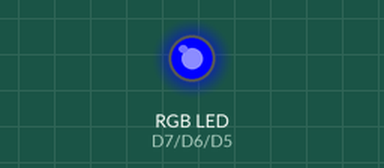
This sketch was run on a simulated ESP8266 (NodeMCU). Parts: an RGB LED mixed from three pins (HIGH = lit). WiFi joins after 1.5 s; servers stay silent unless stated; uploads are accepted with an empty reply; what the sketch prints to the serial monitor is not drawn.

Above: at 0.1 s.
At 1.6 s:
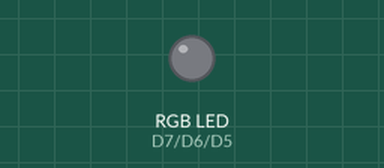
Timing chart, 0 to 3.4 s (numbered marks = the images above):
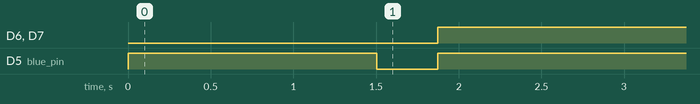

The sketch:

esp8266-SpaceAPI-full.ino
```cpp
// (licence header left out)
#include <ESP8266WiFi.h>
#include <WiFiClientSecure.h>
#include <ArduinoJson.h>
#include <ArduinoOTA.h>
#include <DNSServer.h>

//**** Change setting for WIFI ******
const char* ssid     = "Your Wifi Name";
const char* password = "Your Wifi Password";

//**** Change WEB setting space API ******
//for directory of space see https://spaceapi.fixme.ch/

const char* server = "hamburg.ccc.de";//your hackerspace adress
const char* resource = "/dooris/status.json";//and the path behind the adress
const int JSON_BUFFERSIZE = 817; //Size of buffer, make it big enoug to fit whole api/json file.
const int httpsPort = 443;

// Use web browser to view and copy
// SHA1 fingerprint of the certificate
const char* fingerprint = "";

//****** LED PINS ********
#define green_pin D6 // GPO pin 12 //D6
#define red_pin D7 //GPO pin 13 D7
#define blue_pin D5 //GP pin 14 D5

#ifdef true //change to false for catcode LEDS
  //anode LED mode
  #define ON  LOW
  #define OFF HIGH
#else
  //catcode LED mode
  #define ON  HIGH
  #define OFF LOW
#endif

//*** internal parameters dont change ***
int oldspacestate = -1;
int spacestate = 0;
unsigned int waittime;

const size_t MAX_CONTENT_SIZE = 512; // max size of the HTTP response
const unsigned long HTTP_TIMEOUT = 10000;  // max respone time from server

WiFiClientSecure client;

void setup() {
Serial.print("Hallo i bims 1 Ampel vong Lampen her!");
  Serial.begin(9600);
  Serial.println();
  Serial.print("connecting to ");
  Serial.println(ssid);

  pinMode(blue_pin, OUTPUT);
  pinMode(green_pin, OUTPUT);
  pinMode(red_pin, OUTPUT);

  setLED(OFF, OFF, ON);

  //pinMode(LED_BUILTIN, OUTPUT); //onboard led (NOT on ESP)   //Deaktiviert weil nervt!
  //digitalWrite(LED_BUILTIN, HIGH); //das was oben steht.

  //Setup Wifi
  WiFi.begin(ssid, password);
  while (WiFi.status() != WL_CONNECTED) {
    delay(500);
    Serial.print(".");
  }
  Serial.println("");
  Serial.println("WiFi connected");
  Serial.println("IP address: ");
  Serial.println(WiFi.localIP());

  digitalWrite(LED_BUILTIN, LOW);

  setLED(OFF, OFF, OFF);

  //OTA

  // Port defaults to 8266
  // ArduinoOTA.setPort(8266);

  // Hostname defaults to esp8266-[ChipID]
  ArduinoOTA.setHostname("Space State ESP");

  // No authentication by default
  //ArduinoOTA.setPassword((const char *)"wuff");

  ArduinoOTA.onStart([]() {
    Serial.println("Start");
  });
  ArduinoOTA.onEnd([]() {
    Serial.println("\nEnd");
  });
  ArduinoOTA.onProgress([](unsigned int progress, unsigned int total) {
    Serial.printf("Progress: %u%%\r", (progress / (total / 100)));
  });
  ArduinoOTA.onError([](ota_error_t error) {
    Serial.printf("Error[%u]: ", error);
    if (error == OTA_AUTH_ERROR) Serial.println("Auth Failed");
    else if (error == OTA_BEGIN_ERROR) Serial.println("Begin Failed");
    else if (error == OTA_CONNECT_ERROR) Serial.println("Connect Failed");
    else if (error == OTA_RECEIVE_ERROR) Serial.println("Receive Failed");
    else if (error == OTA_END_ERROR) Serial.println("End Failed");
  });
  ArduinoOTA.begin();
  Serial.println("Ready");
  Serial.print("IP address: ");
  Serial.println(WiFi.localIP());
}


void loop() {
ArduinoOTA.handle();
  digitalWrite(LED_BUILTIN, HIGH);

  Serial.println("============================");

  if (getStatus()) {
    setRGBfromStatus();
  } else {
    Serial.println("ERROR no state found!");
    setLED(ON, ON, ON); //blue
  }
  digitalWrite(LED_BUILTIN, LOW);

  yield();
  delay(waittime);
}


bool getStatus() {
  // Use WiFiClientSecure class to create TLS connection
  Serial.print("connecting to ");
  Serial.println(server);

  if (!client.connect(server, httpsPort)) {
    yield();
    Serial.println("connection failed");
    return false;
  }

  if (client.verify(fingerprint, server)) {
    Serial.println("certificate matches");
  } else {
    Serial.println("certificate doesn't match");
  }

  if (sendRequest(server, resource) && skipResponseHeaders()) {
    if (readReponseContent()) {
      setRGBfromStatus();
      client.stop();
      return true;
    }
  }

  //something went wrong
  return false;
}

bool readReponseContent() {

  char pBuf[JSON_BUFFERSIZE];
  String Buffer;

  //Fill buffer
  int i;
  for ( i = 0; i < (sizeof(pBuf) - 1) && client.available(); i++)
  {
    char c = client.read();
    pBuf[i] = c;
  }
  // Add zero terminator
  pBuf[i] = '\0';

  // Allocate a temporary memory pool
  DynamicJsonBuffer jsonBuffer(JSON_BUFFERSIZE);

  JsonObject& root = jsonBuffer.parseObject(pBuf);

  if (!root.success()) {
    Serial.println("JSON parsing failed!");
    return false;
  }

  if ( root["api"].as<float>() >= (float) 0.13) {
    spacestate = root["state"]["open"].as<bool>(); //api v 0.13 and up
  } else {
    spacestate = root["open"].as<bool>(); //v 0.12
  }

  //process schedule from space api
  String schedule = root["cache"]["schedule"].as<String>();
  String s = schedule.substring(0,1);
  int num = schedule.substring(2).toInt();
  if (num != 0) {
    if (s == "d") { //day
      waittime = num * 24*60*60*1000;
    };
    if (s == "h") { //hour
      waittime = num * 60*60*1000;
    };
    if (s == "m") { //minute
      waittime = num * 60*1000;
    };
    if (s == "s") { //second (only for testing, not part of
      waittime = num*1000;
    };
  } else {
    waittime = 10*1000; //minium 10 minute if no schedule found
  };

  Serial.print("Space state = ");
  Serial.print(spacestate);
  Serial.print(" Waittime = ");
  Serial.println(waittime);

  return true;
}

// Send the HTTP GET request to the server
bool sendRequest(const char* host, const char* resource) {
  Serial.print("GET ");
  Serial.print(host);

  Serial.println(resource);

  client.print("GET ");
  client.print(resource);
  client.println(" HTTP/1.0");
  client.print("Host: ");
  client.println(host);
  client.println("Connection: close");
  client.println();

  return true;
}

// Skip HTTP headers so that we are at the beginning of the response's body
bool skipResponseHeaders() {
  // HTTP headers end with an empty line
  char endOfHeaders[] = "\r\n\r\n";

  client.setTimeout(HTTP_TIMEOUT);
  bool ok = client.find(endOfHeaders);

  if (!ok) {
    Serial.println("No response or invalid response!");
  } else {
    Serial.println("Headers skipped.");
  }

  return ok;
}

void setRGBfromStatus() {
  //first time, set current spacestate
  if (oldspacestate == -1) {
    if (spacestate) {
      setLED(OFF, ON, OFF); //Green
    } else {
      setLED(ON, OFF, OFF); //Red
    }
    oldspacestate = spacestate;
  }

  if (spacestate != oldspacestate) {
    if (spacestate == 1 and oldspacestate == 0 ) {
      Serial.println("Switch from Closed to Open");
      setLED(OFF, ON, OFF); //Green
    } else if (spacestate == 0 and oldspacestate == 1 ) {
      //Space is nu gesloten
      Serial.println("Switch from Open to Closed");
      setLED(ON, OFF, OFF); //Red
    }
    oldspacestate = spacestate;
  }
}

void setLED(int R, int G, int B) {
  digitalWrite(blue_pin, B);
  digitalWrite(green_pin, G);
  digitalWrite(red_pin, R);

  Serial.print("Set LED to R :");
  Serial.print(R);

  Serial.print(" G :");
  Serial.print(G);

  Serial.print(" B : ");
  Serial.println(B);


}
```

Measured:
- by itself, D6 (green_pin), D7 (red_pin): LOW → HIGH at 1.9 s
- by itself, D5 (blue_pin): HIGH → LOW at 1.5 s, → HIGH 0.37 s later
